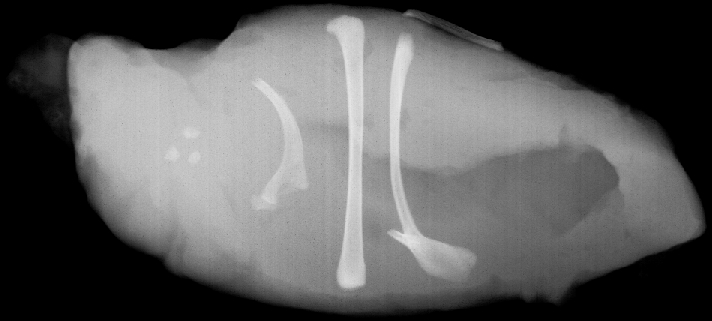
#> input picture original_imgs/segment.jpg, 712 x 321 px
$ python segmentation.py
#> lines starting #> are read from the running program, lines starting #| are printed output that depends on the picture; after the words box and inside, x2 and y2 are one past the last pixel; in counts of white or black regions, pixels touching at a corner belong together
# Created by Varun at 27/11/18

# Segmentation using Thresholding
import cv2
import numpy as np

img = cv2.imread("../original_imgs/segment.jpg", 0)
#> img is the input picture: shape (321, 712); min 0, max 231, mean 92.5
width, height = img.shape
#> width = 321; height = 712
g1 = np.zeros_like(img)
threshold = 202
for i in range(width):
    for j in range(height):
        if img[i][j] > threshold:
            g1[i][j] = 255
        else:
            g1[i][j] = 0
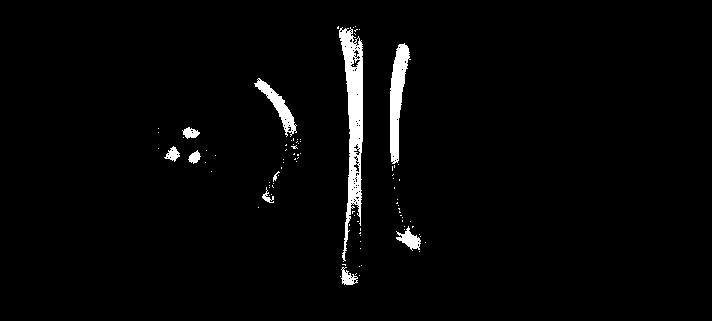
#> g1: shape (321, 712); 2.5% white; 92 white regions (82 under 20 px), largest, box (x1, y1, x2, y2) and area: (339, 27, 363, 262) 2651, (390, 43, 411, 164) 1304, (254, 78, 297, 137) 658
edge_g = cv2.Canny(g1, 100, 200)
cv2.imwrite("edge_output.jpg", edge_g)
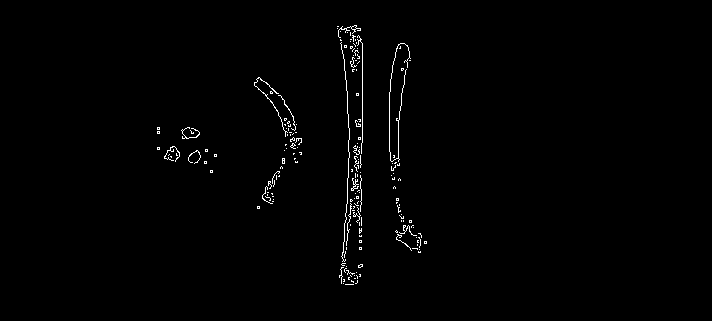
#> saved as edge_output.jpg: shape (321, 712); 0.92% white in thin lines or dots, all inside (x1, y1, x2, y2) = (157, 25, 427, 285)
rot_edge_g = edge_g.T
white_pixels = np.array(np.where(edge_g == 255))
first_white_pixel = white_pixels[:,0]
#> first_white_pixel = [25, 354]
last_white_pixel = white_pixels[:,-1]
#> last_white_pixel = [284, 353]

white_pixels_y = np.array(np.where(rot_edge_g == 255))
first_white_pixel_y = white_pixels_y[:,0]
#> first_white_pixel_y = [157, 127]
last_white_pixel_y = white_pixels_y[:,-1]
#> last_white_pixel_y = [426, 243]

print(first_white_pixel[0], first_white_pixel[1], last_white_pixel[0], last_white_pixel[1])
#| 25 354 284 353
print(first_white_pixel_y[0], first_white_pixel_y[1], last_white_pixel_y[0], last_white_pixel_y[1])
#| 157 127 426 243
im_col = cv2.imread("../original_imgs/segment.jpg")
cv2.rectangle(im_col, (first_white_pixel_y[1], first_white_pixel[0]), (last_white_pixel_y[0], last_white_pixel[0]), (0,255,255), thickness=3)
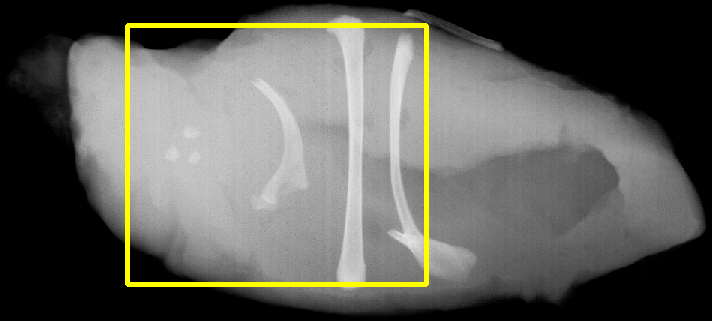
#> im_col: shape (321, 712, 3); 2.44% of pixels changed, all inside (x1, y1, x2, y2) = (125, 23, 429, 287)
cv2.imwrite("all_bones_box.jpg",im_col)
cv2.imwrite("res_segment.jpg", g1)

$ run again, with original_imgs/point.jpg copied over original_imgs/segment.jpg
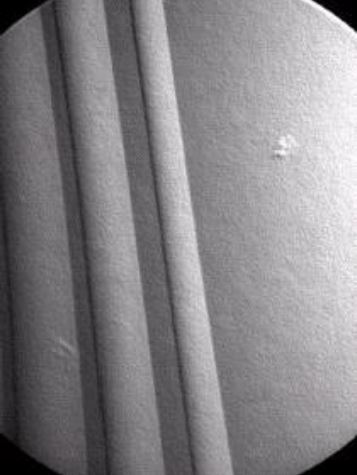
#> input picture original_imgs/point.jpg, 357 x 475 px
#> after the loop `for i in range(width):`:
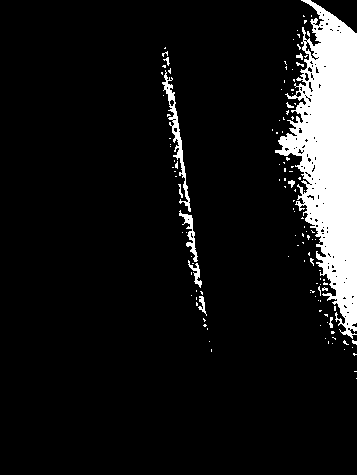
#> g1: shape (475, 357); 9.6% white; 127 white regions (115 under 20 px), largest, box (x1, y1, x2, y2) and area: (275, 0, 357, 339) 14455, (162, 70, 191, 212) 692, (179, 210, 198, 262) 274
#| 0 301 379 356
#| 161 54 356 379
#> im_col is the input picture: shape (475, 357, 3); mean B, G, R 134.2, 131.2, 133.3
#> `cv2.rectangle(im_col, (first_white_pixel_y[1], first_white_pixel[0]), ..`:
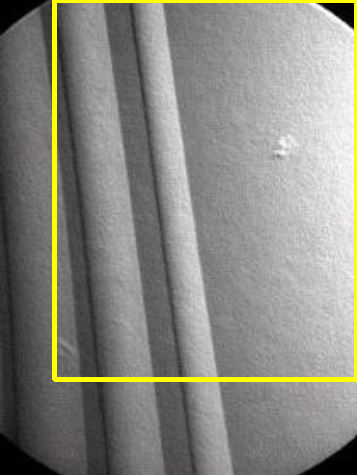
#> im_col: shape (475, 357, 3); 3.2% of pixels changed, all inside (x1, y1, x2, y2) = (52, 0, 357, 382)
